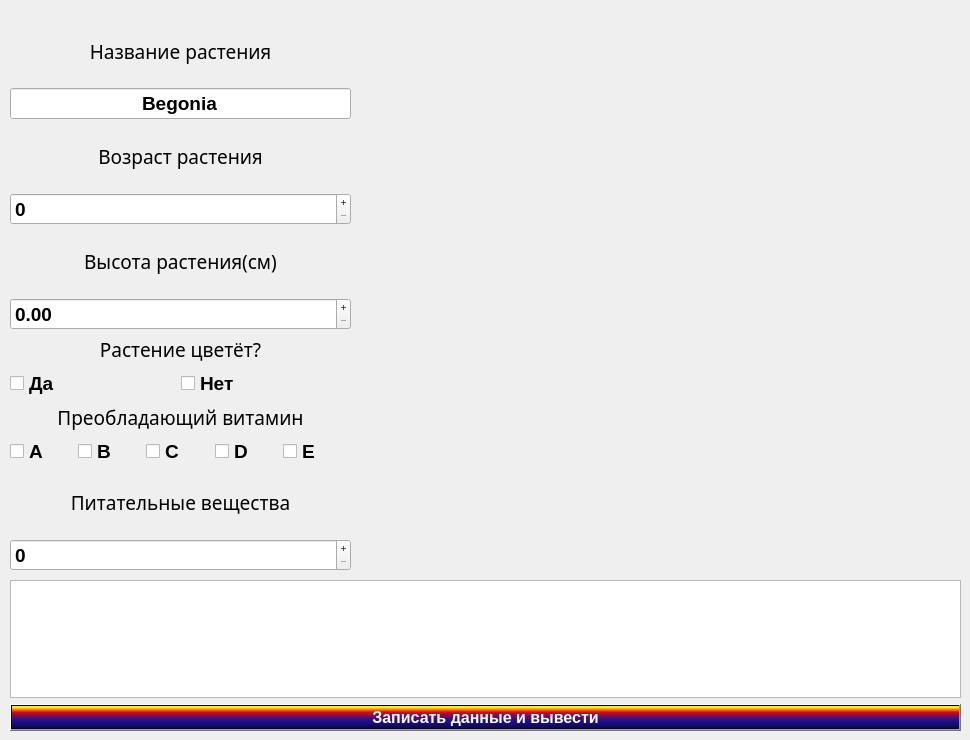
    <widget class="QWidget" name="page_3">
     <widget class="QWidget" name="verticalLayoutWidget_11">
      <property name="geometry">
       <rect>
        <x>10</x>
        <y>20</y>
        <width>341</width>
        <height>551</height>
       </rect>
      </property>
      <layout class="QVBoxLayout" name="verticalLayout_17" stretch="0,0,0,0,0,0">
       <property name="spacing">
        <number>6</number>
       </property>
       <property name="leftMargin">
        <number>0</number>
       </property>
       <item>
        <layout class="QVBoxLayout" name="verticalLayout_18">
         <item>
          <widget class="QLabel" name="label_15">
           <property name="font">
            <font>
             <family>Waree</family>
             <pointsize>14</pointsize>
             <bold>false</bold>
            </font>
           </property>
           <property name="text">
            <string>Название растения</string>
           </property>
           <property name="alignment">
            <set>Qt::AlignCenter</set>
           </property>
          </widget>
         </item>
         <item>
          <widget class="QLineEdit" name="nameEdit_3">
           <property name="font">
            <font>
             <pointsize>14</pointsize>
             <bold>true</bold>
            </font>
           </property>
           <property name="text">
            <string>Begonia</string>
           </property>
           <property name="alignment">
            <set>Qt::AlignCenter</set>
           </property>
           <property name="readOnly">
            <bool>true</bool>
           </property>
          </widget>
         </item>
        </layout>
       </item>
       <item>
        <layout class="QVBoxLayout" name="verticalLayout_19">
         <item>
          <widget class="QLabel" name="label_16">
           <property name="font">
            <font>
             <family>Waree</family>
             <pointsize>14</pointsize>
             <bold>false</bold>
            </font>
           </property>
           <property name="text">
            <string>Возраст растения</string>
           </property>
           <property name="alignment">
            <set>Qt::AlignCenter</set>
           </property>
          </widget>
         </item>
         <item>
          <widget class="QSpinBox" name="ageBox_3">
           <property name="font">
            <font>
             <pointsize>14</pointsize>
             <bold>true</bold>
            </font>
           </property>
           <property name="buttonSymbols">
            <enum>QAbstractSpinBox::PlusMinus</enum>
           </property>
           <property name="maximum">
            <number>9999</number>
           </property>
          </widget>
         </item>
        </layout>
       </item>
       <item>
        <layout class="QVBoxLayout" name="verticalLayout_20">
         <item>
          <widget class="QLabel" name="label_17">
           <property name="font">
            <font>
             <family>Waree</family>
             <pointsize>14</pointsize>
             <bold>false</bold>
            </font>
           </property>
           <property name="text">
            <string>Высота растения(см)</string>
           </property>
           <property name="alignment">
            <set>Qt::AlignCenter</set>
           </property>
          </widget>
         </item>
         <item>
          <widget class="QDoubleSpinBox" name="heightBox_3">
           <property name="font">
            <font>
             <pointsize>14</pointsize>
             <bold>true</bold>
            </font>
           </property>
           <property name="buttonSymbols">
            <enum>QAbstractSpinBox::PlusMinus</enum>
           </property>
           <property name="maximum">
            <double>99999.990000000005239</double>
           </property>
          </widget>
         </item>
        </layout>
       </item>
       <item>
        <layout class="QVBoxLayout" name="verticalLayout_21">
         <item>
          <widget class="QLabel" name="label_18">
           <property name="sizePolicy">
            <sizepolicy hsizetype="Preferred" vsizetype="Fixed">
             <horstretch>0</horstretch>
             <verstretch>0</verstretch>
            </sizepolicy>
           </property>
           <property name="font">
            <font>
             <family>Waree</family>
             <pointsize>14</pointsize>
             <bold>false</bold>
            </font>
           </property>
           <property name="text">
            <string>Растение цветёт?</string>
           </property>
           <property name="alignment">
            <set>Qt::AlignCenter</set>
           </property>
          </widget>
         </item>
         <item>
          <layout class="QHBoxLayout" name="horizontalLayout_5">
           <property name="spacing">
            <number>0</number>
           </property>
           <property name="sizeConstraint">
            <enum>QLayout::SetDefaultConstraint</enum>
           </property>
           <item>
            <widget class="QCheckBox" name="yesBox_3">
             <property name="sizePolicy">
              <sizepolicy hsizetype="Minimum" vsizetype="Fixed">
               <horstretch>0</horstretch>
               <verstretch>0</verstretch>
              </sizepolicy>
             </property>
             <property name="font">
              <font>
               <pointsize>14</pointsize>
               <bold>true</bold>
              </font>
             </property>
             <property name="text">
              <string>Да</string>
             </property>
             <attribute name="buttonGroup">
              <string notr="true">buttonGroup_5</string>
             </attribute>
            </widget>
           </item>
           <item>
            <widget class="QCheckBox" name="noBox_3">
             <property name="sizePolicy">
              <sizepolicy hsizetype="Preferred" vsizetype="Fixed">
               <horstretch>0</horstretch>
               <verstretch>0</verstretch>
              </sizepolicy>
             </property>
             <property name="font">
              <font>
               <pointsize>14</pointsize>
               <bold>true</bold>
              </font>
             </property>
             <property name="text">
              <string>Нет</string>
             </property>
             <attribute name="buttonGroup">
              <string notr="true">buttonGroup_5</string>
             </attribute>
            </widget>
           </item>
          </layout>
         </item>
        </layout>
       </item>
       <item>
        <layout class="QVBoxLayout" name="verticalLayout_22">
         <item>
          <widget class="QLabel" name="label_19">
           <property name="sizePolicy">
            <sizepolicy hsizetype="Preferred" vsizetype="Fixed">
             <horstretch>0</horstretch>
             <verstretch>0</verstretch>
            </sizepolicy>
           </property>
           <property name="font">
            <font>
             <family>Waree</family>
             <pointsize>14</pointsize>
             <bold>false</bold>
            </font>
           </property>
           <property name="text">
            <string>Преобладающий витамин</string>
           </property>
           <property name="alignment">
            <set>Qt::AlignCenter</set>
           </property>
          </widget>
         </item>
         <item>
          <layout class="QHBoxLayout" name="horizontalLayout_6">
           <property name="spacing">
            <number>0</number>
           </property>
           <property name="sizeConstraint">
            <enum>QLayout::SetDefaultConstraint</enum>
           </property>
           <item>
            <widget class="QCheckBox" name="aBox_3">
             <property name="sizePolicy">
              <sizepolicy hsizetype="Minimum" vsizetype="Fixed">
               <horstretch>0</horstretch>
               <verstretch>0</verstretch>
              </sizepolicy>
             </property>
             <property name="font">
              <font>
               <pointsize>14</pointsize>
               <bold>true</bold>
              </font>
             </property>
             <property name="text">
              <string>A</string>
             </property>
             <attribute name="buttonGroup">
              <string notr="true">buttonGroup_6</string>
             </attribute>
            </widget>
           </item>
           <item>
            <widget class="QCheckBox" name="bBox_3">
             <property name="sizePolicy">
              <sizepolicy hsizetype="Minimum" vsizetype="Fixed">
               <horstretch>0</horstretch>
               <verstretch>0</verstretch>
              </sizepolicy>
             </property>
             <property name="font">
              <font>
               <pointsize>14</pointsize>
               <bold>true</bold>
              </font>
             </property>
             <property name="text">
              <string>B</string>
             </property>
             <attribute name="buttonGroup">
              <string notr="true">buttonGroup_6</string>
             </attribute>
            </widget>
           </item>
           <item>
            <widget class="QCheckBox" name="cBox_3">
             <property name="sizePolicy">
              <sizepolicy hsizetype="Minimum" vsizetype="Fixed">
               <horstretch>0</horstretch>
               <verstretch>0</verstretch>
              </sizepolicy>
             </property>
             <property name="font">
              <font>
               <pointsize>14</pointsize>
               <bold>true</bold>
              </font>
             </property>
             <property name="text">
              <string>C</string>
             </property>
             <attribute name="buttonGroup">
              <string notr="true">buttonGroup_6</string>
             </attribute>
            </widget>
           </item>
           <item>
            <widget class="QCheckBox" name="dBox_3">
             <property name="sizePolicy">
              <sizepolicy hsizetype="Preferred" vsizetype="Fixed">
               <horstretch>0</horstretch>
               <verstretch>0</verstretch>
              </sizepolicy>
             </property>
             <property name="font">
              <font>
               <pointsize>14</pointsize>
               <bold>true</bold>
              </font>
             </property>
             <property name="text">
              <string>D</string>
             </property>
             <attribute name="buttonGroup">
              <string notr="true">buttonGroup_6</string>
             </attribute>
            </widget>
           </item>
           <item>
            <widget class="QCheckBox" name="eBox_3">
             <property name="sizePolicy">
              <sizepolicy hsizetype="Preferred" vsizetype="Fixed">
               <horstretch>0</horstretch>
               <verstretch>0</verstretch>
              </sizepolicy>
             </property>
             <property name="font">
              <font>
               <pointsize>14</pointsize>
               <bold>true</bold>
              </font>
             </property>
             <property name="text">
              <string>E</string>
             </property>
             <attribute name="buttonGroup">
              <string notr="true">buttonGroup_6</string>
             </attribute>
            </widget>
           </item>
          </layout>
         </item>
        </layout>
       </item>
       <item>
        <layout class="QVBoxLayout" name="verticalLayout_23">
         <item>
          <widget class="QLabel" name="label_20">
           <property name="font">
            <font>
             <family>Waree</family>
             <pointsize>14</pointsize>
             <bold>false</bold>
            </font>
           </property>
           <property name="text">
            <string>Питательные вещества</string>
           </property>
           <property name="alignment">
            <set>Qt::AlignCenter</set>
           </property>
          </widget>
         </item>
         <item>
          <widget class="QSpinBox" name="nutrientsBox_3">
           <property name="font">
            <font>
             <pointsize>14</pointsize>
             <bold>true</bold>
            </font>
           </property>
           <property name="buttonSymbols">
            <enum>QAbstractSpinBox::PlusMinus</enum>
           </property>
           <property name="maximum">
            <number>9999</number>
           </property>
          </widget>
         </item>
        </layout>
       </item>
      </layout>
     </widget>
     <widget class="QPushButton" name="nextButton_3">
      <property name="geometry">
       <rect>
        <x>860</x>
        <y>520</y>
        <width>101</width>
        <height>41</height>
       </rect>
      </property>
      <property name="text">
       <string/>
      </property>
      <property name="icon">
       <iconset>
        <normaloff>:/new/image/plant/next.png</normaloff>:/new/image/plant/next.png</iconset>
      </property>
      <property name="iconSize">
       <size>
        <width>100</width>
        <height>80</height>
       </size>
      </property>
      <property name="flat">
       <bool>true</bool>
      </property>
     </widget>
     <widget class="QWidget" name="verticalLayoutWidget_12">
      <property name="geometry">
       <rect>
        <x>10</x>
        <y>580</y>
        <width>951</width>
        <height>151</height>
       </rect>
      </property>
      <layout class="QVBoxLayout" name="verticalLayout_24">
       <item>
        <widget class="QTextEdit" name="textEdit_3"/>
       </item>
       <item>
        <widget class="QPushButton" name="pushInputButton_3">
         <property name="font">
          <font>
           <pointsize>12</pointsize>
           <bold>true</bold>
          </font>
         </property>
         <property name="styleSheet">
          <string notr="true">background-color: qlineargradient(spread:pad, x1:0, y1:1, x2:0, y2:0, stop:0 rgba(0, 0, 0, 255), stop:0.05 rgba(14, 8, 73, 255), stop:0.36 rgba(28, 17, 145, 255), stop:0.6 rgba(126, 14, 81, 255), stop:0.75 rgba(234, 11, 11, 255), stop:0.79 rgba(244, 70, 5, 255), stop:0.86 rgba(255, 136, 0, 255), stop:0.935 rgba(239, 236, 55, 255));
color: rgb(255, 255, 255);</string>
         </property>
         <property name="text">
          <string>Записать данные и вывести</string>
         </property>
        </widget>
       </item>
      </layout>
     </widget>
     <widget class="QLabel" name="label_21">
      <property name="geometry">
       <rect>
        <x>550</x>
        <y>20</y>
        <width>411</width>
        <height>481</height>
       </rect>
      </property>
      <property name="autoFillBackground">
       <bool>false</bool>
      </property>
      <property name="styleSheet">
       <string notr="true">border-image: url(:/new/image/plant/begonia.jpg);</string>
      </property>
      <property name="frameShape">
       <enum>QFrame::NoFrame</enum>
      </property>
      <property name="frameShadow">
       <enum>QFrame::Sunken</enum>
      </property>
      <property name="lineWidth">
       <number>0</number>
      </property>
      <property name="midLineWidth">
       <number>0</number>
      </property>
      <property name="text">
       <string/>
      </property>
      <property name="scaledContents">
       <bool>false</bool>
      </property>
     </widget>
    </widget>
